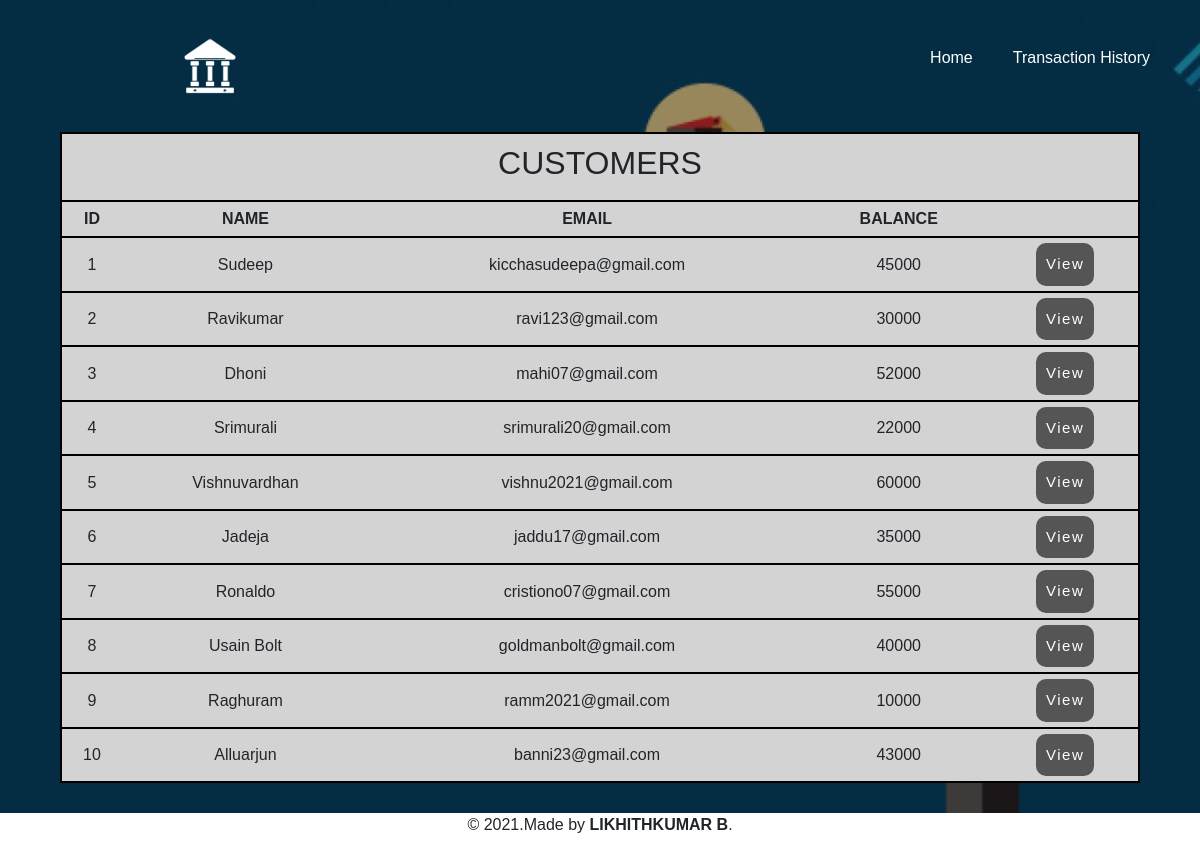
/customer.php, run on the app's committed database.
### tables this page shows
CREATE TABLE `customer` (
  `id` int(3) NOT NULL PRIMARY KEY,
  `name` text NOT NULL,
  `email` varchar(30) NOT NULL,
  `balance` int(8) NOT NULL
);

### customer.php (the view, shortened to what this page needs)
<!DOCTYPE html>
<html lang="en">
<head>
    <link rel="stylesheet" href="https://maxcdn.bootstrapcdn.com/bootstrap/4.0.0/css/bootstrap.min.css">
    <link rel="stylesheet" type="text/css" href="css/table.css">
    <link rel="stylesheet" type="text/css" href="css/style.css">
</head>
<body>
<?php
    include 'connection.php';
    $sql = "SELECT * FROM customer";
    $result = mysqli_query($conn,$sql);
?>
<div class="background">
<nav class="navbar">
    <div class="logo"><img src="img/bank-logo.png" alt="logo"></div>
    <ul class="nav-list">
    <li><a href="index.php">Home</a></li>
    <li><a href="transactionhistory.php">Transaction History</a></li>
    </ul>
</nav>
<table>
      <tr>
        <th colspan="5"><h2>CUSTOMERS</h2></th>
      </tr>
      <tr>
          <th>ID</th>
          <th>NAME</th>
          <th>EMAIL</th>
          <th>BALANCE</th>
          <th></th>
      </tr>
    <?php
      while($rows=mysqli_fetch_assoc($result))
      {
    ?>
          <tr>
            <td><?php echo $rows['id']; ?></td>
            <td><?php echo $rows['name']; ?></td>
            <td><?php echo $rows['email']; ?></td>
            <td><?php echo $rows['balance']; ?></td>
	    <td><a href="viewcustomer.php?id= <?php echo $rows['id'] ;?>"> <button class="btn">View</button></a></td>
          </tr>
    <?php
      }
    ?>
  </table>
  </div>
  <footer>
    <p>&copy 2021.Made by <b>LIKHITHKUMAR B</b>.</p>
  </footer>
</body>
</html>

### css/table.css (style rules this page uses)
* { padding: 0; margin: 0; font-family: sans-serif; }
table { width:90%; margin:0px auto; background-color:lightgrey; border: 2px solid black; z-index: 1; }
td,th,h2 { padding: 5px; text-align: center; }
th,td { border-bottom:2px solid black; }

### css/style.css (style rules this page uses)
* { padding: 0; margin: 0; border:0px; font-family:Arial,Helvetica,sans-serif; }
.logo { display:flex; justify-content: center; }
.logo img { filter: brightness(0) invert(1); width: 20%; }
.navbar { display: flex; padding:30px; }
.nav-list { display: flex; align-items: center; justify-content:flex-end; }
.nav-list li { list-style: none; padding: 0px 20px; }
.nav-list li a { text-decoration: none; color: white; }
.background { background:rgba(0,0,0,0.4) url('../img/piggy-bank.jpg'); background-size:cover; background-repeat: no-repeat; background-blend-mode:darken; min-height:93vh; padding-bottom: 30px; }
.btn { border:none; border-radius: 10px; padding: 10px; background:#555; color:white; letter-spacing: 1.5px; font-size: 15px; }
footer { text-align: center; background-color:white; overflow: hidden; }

### data on the page
customer: id "1", name "Sudeep", email "kicchasudeepa@gmail.com", balance "45000"
customer: id "2", name "Ravikumar", email "ravi123@gmail.com", balance "30000"
customer: id "3", name "Dhoni", email "mahi07@gmail.com", balance "52000"
customer: id "4", name "Srimurali", email "srimurali20@gmail.com", balance "22000"
customer: id "5", name "Vishnuvardhan", email "vishnu2021@gmail.com", balance "60000"
customer: id "6", name "Jadeja", email "jaddu17@gmail.com", balance "35000"
customer: id "7", name "Ronaldo", email "cristiono07@gmail.com", balance "55000"
customer: id "8", name "Usain Bolt", email "goldmanbolt@gmail.com", balance "40000"
customer: id "9", name "Raghuram", email "ramm2021@gmail.com", balance "10000"
customer: id "10", name "Alluarjun", email "banni23@gmail.com", balance "43000"
